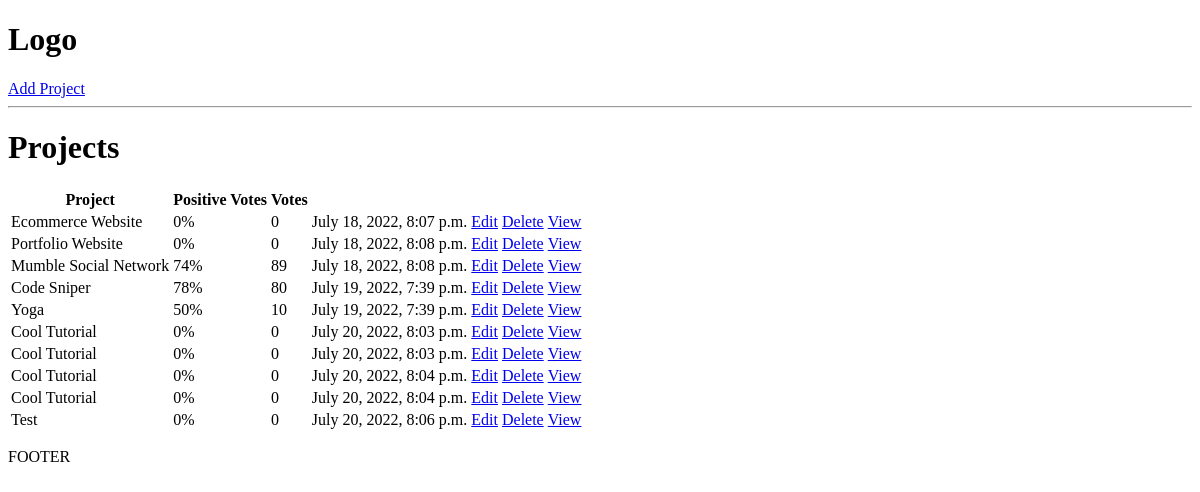
Before: / with the older database file.
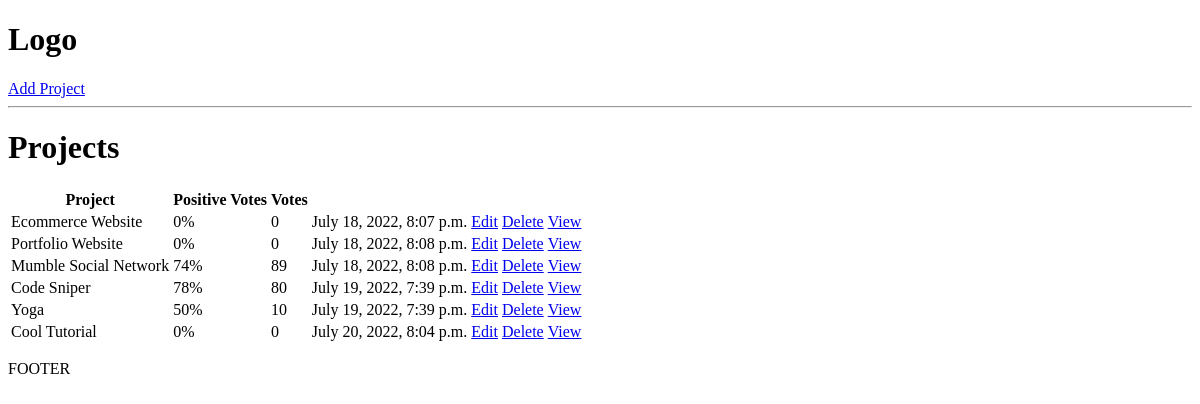
After: the same page with the newer database file.
### projects/models.py (models this page shows, shortened)
class Project(models.Model):
    title = models.CharField(max_length=200)
    description = models.TextField(null=True, blank=True)
    demo_link = models.CharField(max_length=2000,null=True, blank=True)
    source_link = models.CharField(max_length=2000, null=True, blank=True)
    tags = models.ManyToManyField('Tag', blank=True)
    vote_total = models.IntegerField(default=0, null=True, blank=True)
    vote_ratio = models.IntegerField(default=0, null=True, blank=True)
    created = models.DateTimeField(auto_now_add=True)
    id = models.UUIDField(default=uuid.uuid4, unique=True, primary_key=True, editable=False)

### projects/views.py (the view)
# urls.py: path('', include('projects.urls'))
def projects(request):
    projects = Project.objects.all()
    context = {'projects':projects}
    return render(request, 'projects/projects.html', context)

### projects/templates/projects/projects.html
{% extends 'main.html' %}
{% block content %}
<h1>Projects</h1>
<table>
    <tr>
        <th>Project</th>
        <th>Positive Votes</th>
        <th>Votes</th>
        <th></th>
        <th></th>
    </tr>
    {% for project in projects %}
        <tr>
            <td>{{project.title}}</td>
            <td>{{project.vote_ratio}}%</td>
            <td>{{project.vote_total}}</td>
            <td>{{project.created}}</td>
            <td><a href="{% url 'update-project' project.id %}">Edit</a></td>
            <td><a href="{% url 'delete-project' project.id %}">Delete</a></td>
            <td><a href="{% url 'project' project.id %}">View</a></td>
        </tr>
    {% endfor %}
</table>
{% endblock content %}

Changed rows visible on the page:
removed Project: title "Cool Tutorial", vote_ratio "0", vote_total "0", created "July 20, 2022, 8:03 p.m."
removed Project: title "Cool Tutorial", vote_ratio "0", vote_total "0", created "July 20, 2022, 8:03 p.m."
removed Project: title "Cool Tutorial", vote_ratio "0", vote_total "0", created "July 20, 2022, 8:04 p.m."
removed Project: title "Test", vote_ratio "0", vote_total "0", created "July 20, 2022, 8:06 p.m."
